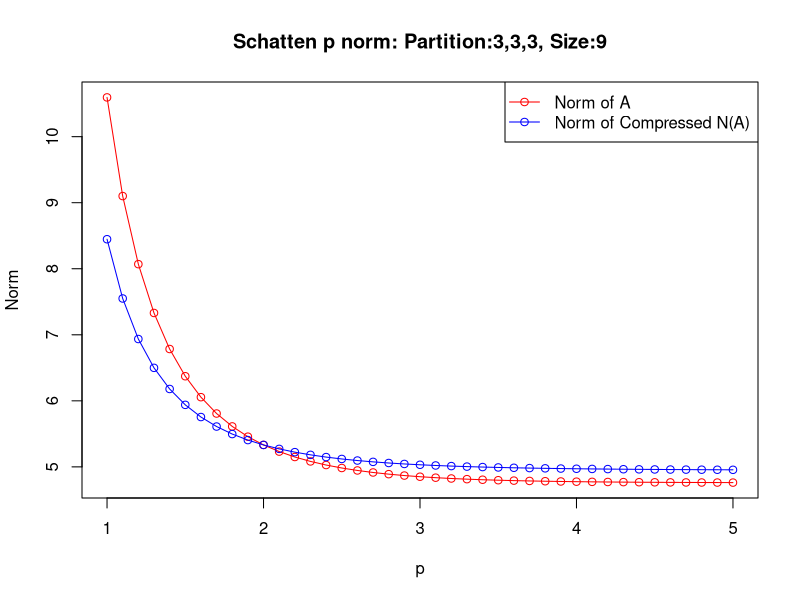
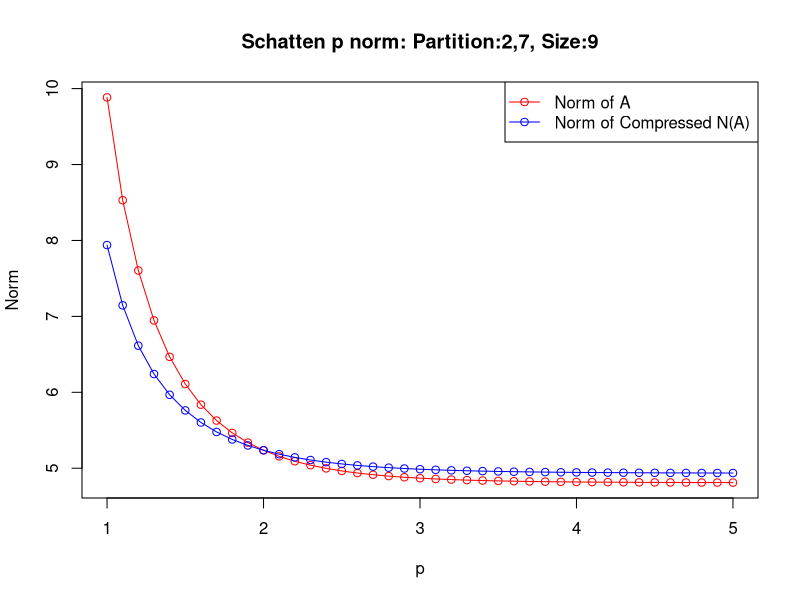
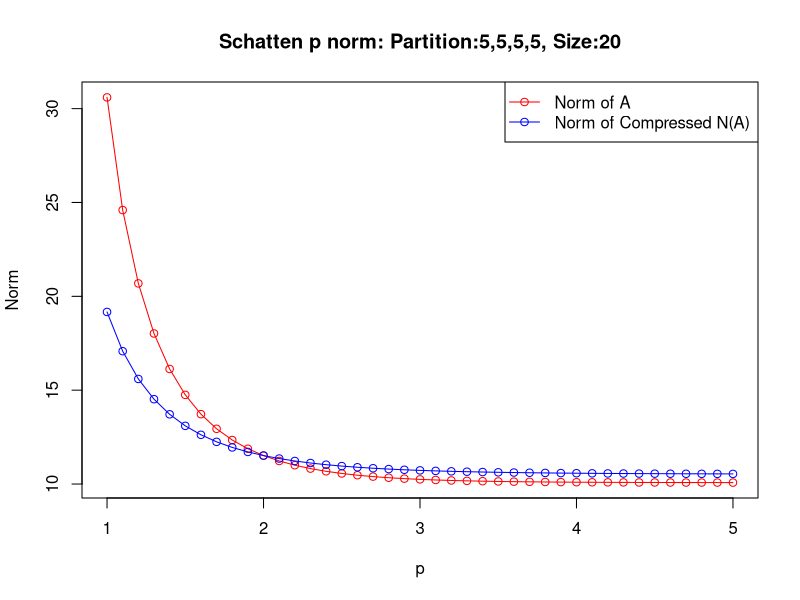
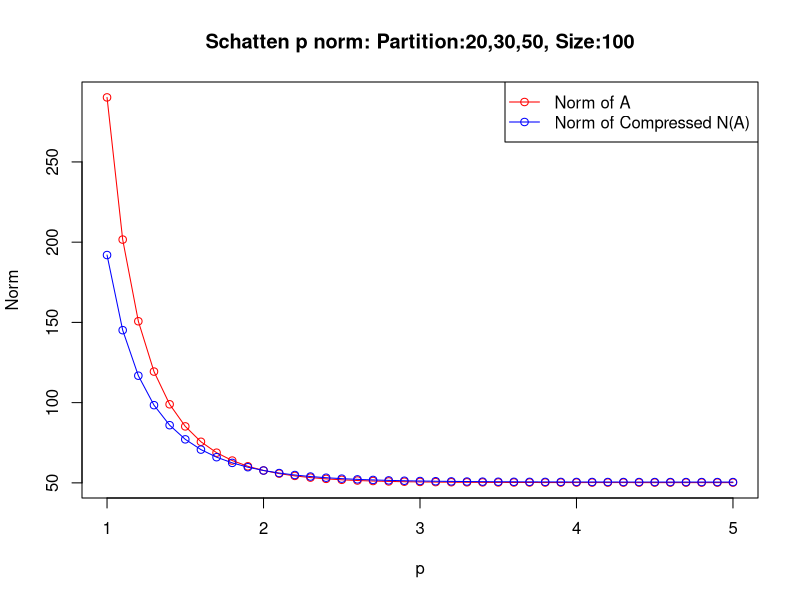
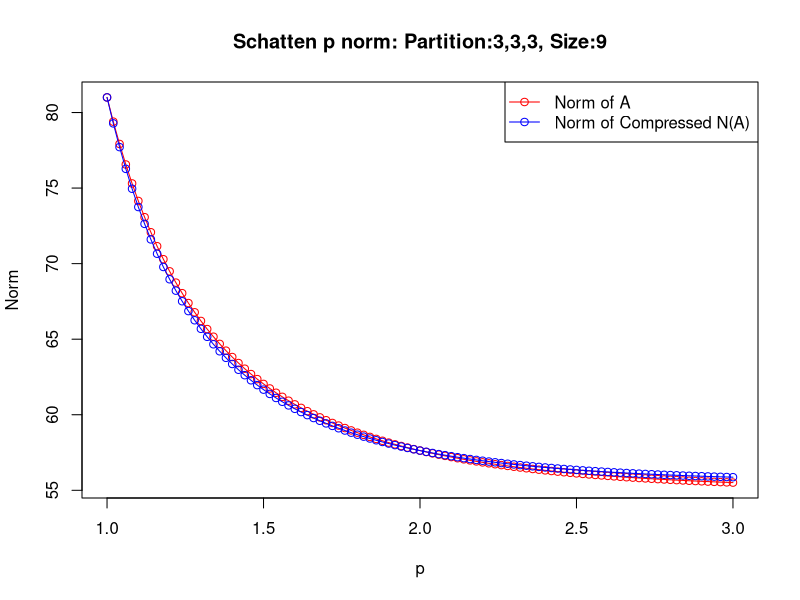
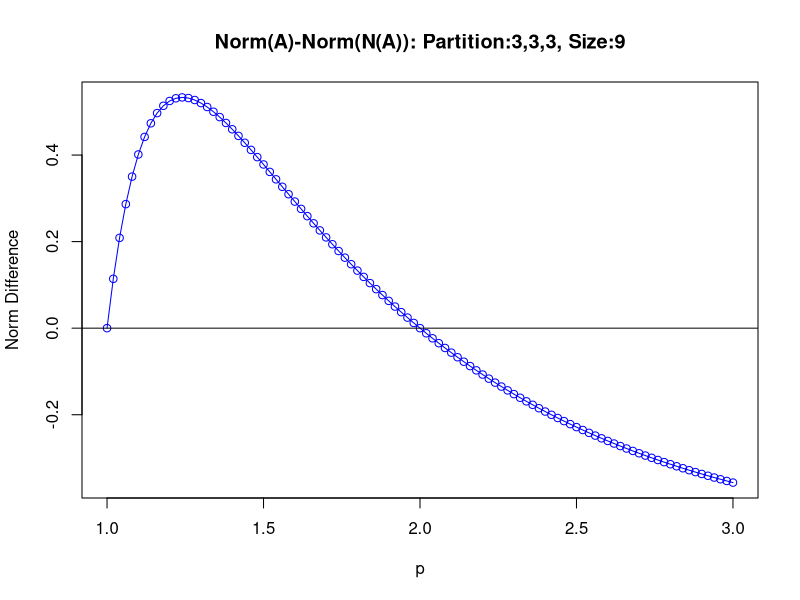
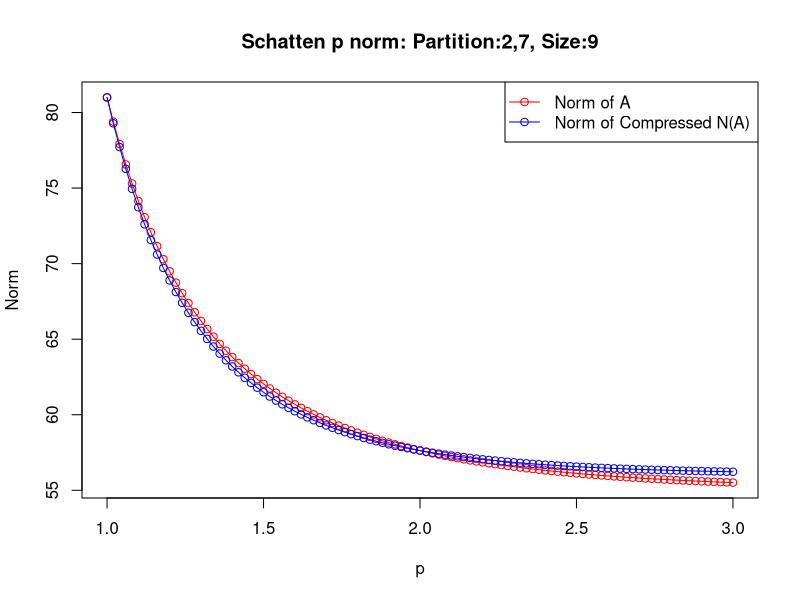
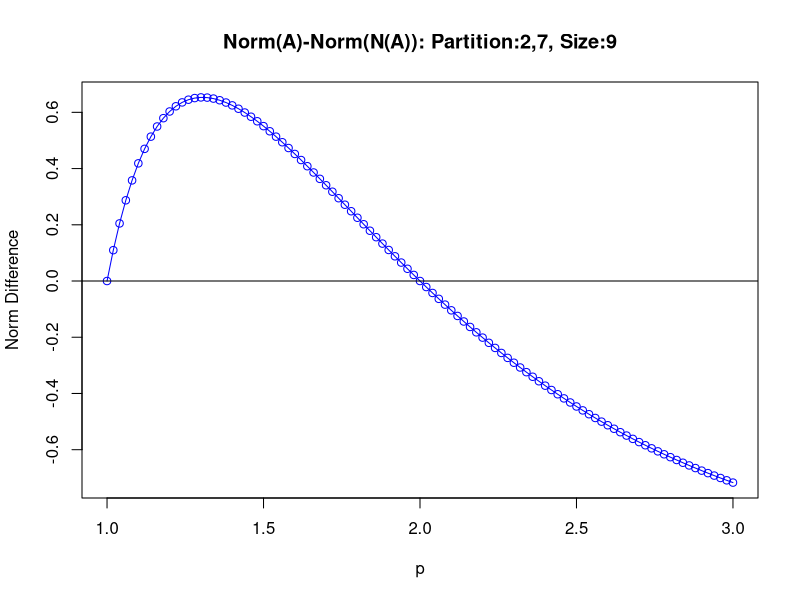

Generate these figures, in order, with R:
## ---- chunk 1
knitr::opts_chunk$set(echo = TRUE)
## ---- chunk 2
# Calculate the Schatten p norm
schatten_norm=function(B,p){
  res=rep(0,length(p))
  for(i in 1:length(p)){
    res[i]=(sum((svd(B)$d)^p[i]))^(1/p[i])
  }
  return(res)
}
## ---- chunk 3
# Compress the matrix A according to partition d, with Schatten p norm
norm_compress=function(A,d,p){
  n=length(d)
  A1=matrix(0,n,n)
  D=c(0,cumsum(d))
  for(i in 1:n){
    for(j in 1:n){
      idx=(D[i]+1):D[i+1]
      idy=(D[j]+1):D[j+1]
      A1[i,j]=schatten_norm(A[idx,idy],p)
    }
  }
  return(A1)
}
## ---- chunk 4
# Do simulation: for matrix size n by n, partition d
simu=function(n,d){
  A=matrix(runif(n*n),n,n)
  #A=matrix(rnorm(n*n),n,n)
  p=(10:50)/10
  r0=r1=rep(0,length(p))
  for(i in 1:length(p)){
    A1=norm_compress(A,d,p[i])
    r0[i]=schatten_norm(A,p[i]) # norm of A
    r1[i]=schatten_norm(A1,p[i]) # norm of compressed A, which is A1
  }
  plot(p,r0,col="red",type="o",xlab="p",ylab="Norm",
       main=paste0("Schatten p norm: ","Partition:",
                   paste0(d,sep=",",collapse = "")," Size:",n))
  points(p,r1,col="blue",type="o")
  legend("topright",c("Norm of A","Norm of Compressed N(A)"),col=c("red","blue"),
         lty =1,pch=1)
  print("Eigenvalues of A:")
  print(eigen(A)$values)
  print("norm(A)-norm(N(A)):")
  print(round(r0-r1,2))
}
## ---- chunk 5
# 9 by 9, partition with 3+3+3
simu(9,c(3,3,3))
# 9 by 9, partition with 2+7
simu(9,c(2,7))
# 20 by 20, partition with 5+5+5+5
simu(20,c(5,5,5,5))
# 100 by 100, partition with 20+30+50
simu(100,c(20,30,50))
## ---- chunk 6
toeplitz(6:1)
## ---- chunk 7
simu2=function(n,d){
  A=toeplitz(n:1)
  #A=t(A)%*%A
  p=(50:150)/50
  r0=r1=rep(0,length(p))
  for(i in 1:length(p)){
    A1=norm_compress(A,d,p[i])
    r0[i]=schatten_norm(A,p[i]) # norm of A
    r1[i]=schatten_norm(A1,p[i]) # norm of compressed A, which is A1
  }
  par(mfrow=c(1,1))
  plot(p,r0,col="red",type="o",xlab="p",ylab="Norm",main=paste0("Schatten p norm: ","Partition:",paste0(d,sep=",",collapse = "")," Size:",n))
  points(p,r1,col="blue",type="o")
  legend("topright",c("Norm of A","Norm of Compressed N(A)"),col=c("red","blue"),lty =1,pch=1)
  print("norm(A)-norm(N(A)):")
  print(round(r0-r1,2))
  plot(p,r0-r1,xlab="p",ylab="Norm Difference",col="blue",type="o",main=paste0("Norm(A)-Norm(N(A)): ","Partition:",paste0(d,sep=",",collapse = "")," Size:",n))
  abline(0,0)
}

simu2(9,c(3,3,3))
simu2(9,c(2,7))
simu2(20,c(5,5,5,5))
simu2(100,c(20,30,50))
